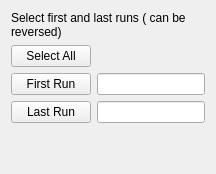
               <widget class="QWidget" name="tab">
                <attribute name="title">
                 <string>Sequential</string>
                </attribute>
                <layout class="QGridLayout" name="gridLayout_5">
                 <item row="0" column="0" colspan="2">
                  <widget class="QLabel" name="label">
                   <property name="text">
                    <string>Select first and last runs ( can be reversed)</string>
                   </property>
                   <property name="wordWrap">
                    <bool>true</bool>
                   </property>
                  </widget>
                 </item>
                 <item row="3" column="1">
                  <widget class="QLineEdit" name="lineEdit_runLast"/>
                 </item>
                 <item row="3" column="0">
                  <widget class="QPushButton" name="pushButton_4">
                   <property name="text">
                    <string>Last Run</string>
                   </property>
                  </widget>
                 </item>
                 <item row="2" column="0">
                  <widget class="QPushButton" name="pushButton_runFirst">
                   <property name="text">
                    <string>First Run</string>
                   </property>
                  </widget>
                 </item>
                 <item row="2" column="1">
                  <widget class="QLineEdit" name="lineEdit_runFiirst"/>
                 </item>
                 <item row="4" column="0">
                  <spacer name="verticalSpacer_2">
                   <property name="orientation">
                    <enum>Qt::Vertical</enum>
                   </property>
                   <property name="sizeHint" stdset="0">
                    <size>
                     <width>20</width>
                     <height>40</height>
                    </size>
                   </property>
                  </spacer>
                 </item>
                 <item row="1" column="0">
                  <widget class="QPushButton" name="pushButton_2">
                   <property name="text">
                    <string>Select All</string>
                   </property>
                  </widget>
                 </item>
                </layout>
               </widget>
